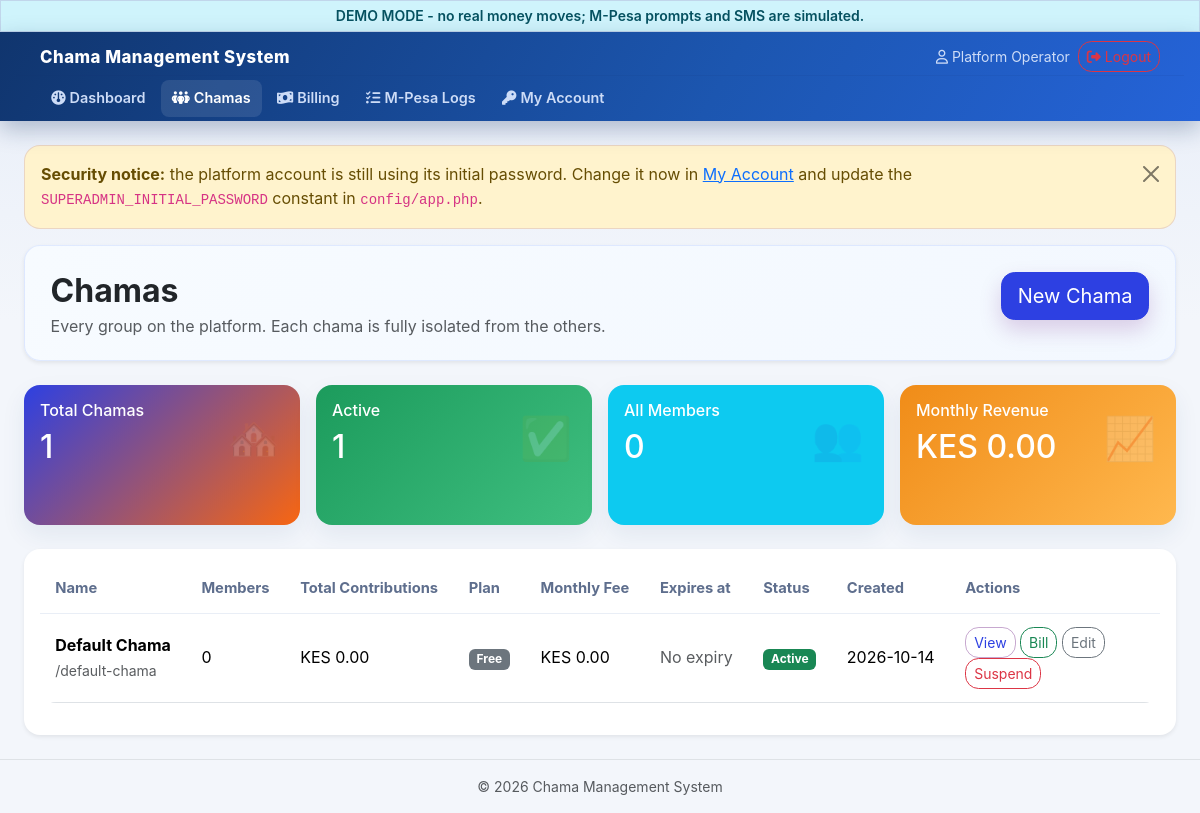
Page /chamas/index.php (signed in) on the committed database.
### tables this page shows
CREATE TABLE chamas (
    id INT UNSIGNED NOT NULL AUTO_INCREMENT,
    name VARCHAR(150) NOT NULL,
    slug VARCHAR(180) NOT NULL,
    phone VARCHAR(30) NOT NULL DEFAULT '',
    billing_phone VARCHAR(30) NOT NULL DEFAULT '' COMMENT 'M-Pesa number billed for the subscription',
    email VARCHAR(150) NOT NULL DEFAULT '',
    plan ENUM('free','pro') NOT NULL DEFAULT 'free',
    monthly_fee DECIMAL(10,2) NOT NULL DEFAULT 0 COMMENT 'what the CHAMA pays the platform',
    monthly_dues DECIMAL(10,2) NOT NULL DEFAULT 0 COMMENT 'what each MEMBER pays the chama per month',
    sms_enabled TINYINT(1) NOT NULL DEFAULT 0 COMMENT 'monthly dues reminders on/off',
    sms_receipts TINYINT(1) NOT NULL DEFAULT 1 COMMENT 'send confirmation SMS when money lands',
    sms_reminder_day TINYINT UNSIGNED NOT NULL DEFAULT 5 COMMENT 'day of month for the reminder, 1-28',
    sms_last_reminder DATE NULL COMMENT 'last day a reminder batch was sent',
    pay_shortcode VARCHAR(20) NOT NULL DEFAULT '' COMMENT 'group OWN Paybill/Till for member money',
    pay_passkey VARCHAR(120) NOT NULL DEFAULT '' COMMENT 'Daraja passkey for the group shortcode',
    pay_verified TINYINT(1) NOT NULL DEFAULT 0 COMMENT 'operator confirmed route ownership',
    pay_verified_at DATETIME NULL,
    welfare_threshold DECIMAL(12,2) NOT NULL DEFAULT 0 COMMENT 'payouts at/above this need a second approver; 0 = off',
    sms_balance INT NOT NULL DEFAULT 0 COMMENT 'prepaid SMS units',
    is_pilot TINYINT(1) NOT NULL DEFAULT 0 COMMENT 'on a free trial window',
    tier VARCHAR(20) NOT NULL DEFAULT 'standard' COMMENT 'pricing tier key',
    setup_fee DECIMAL(10,2) NOT NULL DEFAULT 0 COMMENT 'one-off onboarding fee quoted',
    setup_fee_paid TINYINT(1) NOT NULL DEFAULT 0,
    plan_expires_at DATE NULL COMMENT 'NULL = never expires',
    status ENUM('active','suspended') NOT NULL DEFAULT 'active',
    suspension_reason VARCHAR(30) NOT NULL DEFAULT '' COMMENT 'nonpayment | manual | empty',
    started_at DATE NULL,
    notes VARCHAR(255) NOT NULL DEFAULT '',
    created_at TIMESTAMP NOT NULL DEFAULT CURRENT_TIMESTAMP,
    PRIMARY KEY (id),
    UNIQUE KEY uq_chamas_slug (slug)
);

### config/app.php (called while the page is built, shortened)
<?php
function url(string $path = ''): string
{
    return BASE_URL . '/' . ltrim($path, '/');
}
function money($amount): string
{
    return 'KES ' . number_format((float)$amount, 2);
}
function e($value): string
{
    return htmlspecialchars((string)$value, ENT_QUOTES, 'UTF-8');
}

### includes/billing.php (called while the page is built, shortened)
<?php
function subscription_status(array $chama): array
{
    $expiresAt = $chama['plan_expires_at'] ?? null;
    $fee = (float)($chama['monthly_fee'] ?? 0);
    $plan = $chama['plan'] ?? 'free';
    if ($plan === 'free' && $fee <= 0 && empty($expiresAt)) {
        return ['state' => 'unlimited', 'label' => 'Free plan (no expiry)', 'class' => 'secondary', 'days_left' => null, 'expires_at' => null];
    }
    $today = new DateTimeImmutable(date('Y-m-d'));
    $expiry = new DateTimeImmutable(date('Y-m-d', strtotime((string)$expiresAt)));
    $daysLeft = (int)$today->diff($expiry)->format('%r%a');
    return ['state' => 'active', 'label' => 'Active - ' . $daysLeft . ' days left', 'class' => 'success', 'days_left' => $daysLeft, 'expires_at' => $expiresAt];
}

### chamas/index.php (the view, shortened to what this page needs)
<?php
require_once __DIR__ . '/../includes/header.php';
$totalChamas = (int)$pdo->query('SELECT COUNT(*) FROM chamas')->fetchColumn();
$activeChamas = (int)$pdo->query("SELECT COUNT(*) FROM chamas WHERE status = 'active'")->fetchColumn();
$totalMembers = (int)$pdo->query('SELECT COUNT(*) FROM members')->fetchColumn();
$platformRevenue = (float)$pdo->query("SELECT COALESCE(SUM(monthly_fee),0) FROM chamas WHERE monthly_fee > 0")->fetchColumn();
$chamas = $pdo->query("
    SELECT c.*,
        (SELECT COUNT(*) FROM members m WHERE m.chama_id = c.id) AS member_count,
        (SELECT COALESCE(SUM(amount),0) FROM contributions ct WHERE ct.chama_id = c.id) AS total_contributions
    FROM chamas c ORDER BY c.id DESC
")->fetchAll();
?>
<div class="card hero-card shadow-sm mb-4">
    <div class="card-body d-flex flex-column flex-md-row justify-content-between align-items-start gap-3">
        <div>
            <h2 class="fw-bold mb-1">Chamas</h2>
            <div class="text-muted">Every group on the platform. Each chama is fully isolated from the others.</div>
        </div>
        <a href="<?= url('chamas/create.php') ?>" class="btn btn-primary btn-lg">New Chama</a>
    </div>
</div>
<div class="row row-cols-1 row-cols-md-4 g-3 mb-4">
    <div class="col"><div class="card stat-card bg-primary"><div class="card-body"><div class="icon">🏘️</div><h6 class="mb-2">Total Chamas</h6><h2><?= e($totalChamas) ?></h2></div></div></div>
    <div class="col"><div class="card stat-card bg-success"><div class="card-body"><div class="icon">✅</div><h6 class="mb-2">Active</h6><h2><?= e($activeChamas) ?></h2></div></div></div>
    <div class="col"><div class="card stat-card bg-info"><div class="card-body"><div class="icon">👥</div><h6 class="mb-2">All Members</h6><h2><?= e($totalMembers) ?></h2></div></div></div>
    <div class="col"><div class="card stat-card bg-warning"><div class="card-body"><div class="icon">📈</div><h6 class="mb-2">Monthly Revenue</h6><h2><?= money($platformRevenue) ?></h2></div></div></div>
</div>
<div class="card shadow-sm">
    <div class="card-body table-responsive">
        <table class="table table-hover align-middle">
            <thead>
                <tr><th>Name</th><th>Members</th><th>Total Contributions</th><th>Plan</th><th>Monthly Fee</th><th>Expires at</th><th>Status</th><th>Created</th><th width="210">Actions</th></tr>
            </thead>
            <tbody>
            <?php foreach ($chamas as $c): ?>
                <tr>
                    <td><strong><?= e($c['name']) ?></strong><br><small class="text-muted">/<?= e($c['slug']) ?></small></td>
                    <td><?= e($c['member_count']) ?></td>
                    <td><?= money($c['total_contributions']) ?></td>
                    <td><span class="badge bg-<?= $c['plan'] === 'pro' ? 'primary' : 'secondary' ?>"><?= e(ucfirst($c['plan'])) ?></span></td>
                    <td><?= money($c['monthly_fee']) ?></td>
                    <td>
                        <?php $rowSub = subscription_status($c); ?>
                        <?php if ($rowSub['expires_at']): ?>
                            <?= e(date('d M Y', strtotime((string)$rowSub['expires_at']))) ?><br>
                            <span class="badge bg-<?= e($rowSub['class']) ?>"><?= e($rowSub['label']) ?></span>
                        <?php else: ?>
                            <span class="text-muted">No expiry</span>
                        <?php endif; ?>
                    </td>
                    <td><span class="badge bg-<?= $c['status'] === 'active' ? 'success' : 'danger' ?>"><?= e(ucfirst($c['status'])) ?></span></td>
                    <td><?= e(substr((string)$c['created_at'], 0, 10)) ?></td>
                    <td>
                        <a class="btn btn-sm btn-outline-primary" href="<?= url('chamas/view.php?id=' . $c['id']) ?>">View</a>
                        <a class="btn btn-sm btn-outline-success" href="<?= url('billing/pay.php?chama_id=' . $c['id']) ?>">Bill</a>
                        <a class="btn btn-sm btn-outline-secondary" href="<?= url('chamas/edit.php?id=' . $c['id']) ?>">Edit</a>
                        <?php if ($c['status'] === 'active'): ?>
                            <a class="btn btn-sm btn-outline-danger" onclick="return confirm('Suspend this group? Its users will no longer be able to log in.')" href="<?= url('chamas/edit.php?id=' . $c['id'] . '&status=suspended') ?>">Suspend</a>
                        <?php else: ?>
                            <a class="btn btn-sm btn-outline-success" href="<?= url('chamas/edit.php?id=' . $c['id'] . '&status=active') ?>">Activate</a>
                        <?php endif; ?>
                    </td>
                </tr>
            <?php endforeach; ?>
            </tbody>
        </table>
    </div>
</div>

### assets/css/style.css (style rules this page uses)
:root { --bg: #eef4fb; --surface: #ffffff; --surface-alt: #f8fbff; --border: #47e018; --text: #172339; --muted: #c9274f; --primary: #2d40e2; --primary-rgb: 95, 7, 117; --primary-alt: #f86611; --primary-soft: #6563dd; --success: #1c9b5c; --warning: #f08c18; --danger: #db3847; --hero-kicker: #44ff1f; --hero-accent: #ffe08a; --hero-main: #44ff1f; --hero-subtitle: #d7e2ff; --bs-primary: var(--primary); --bs-primary-rgb: var(--primary-rgb); }
body { background: radial-gradient(circle at top left, rgba(var(--primary-rgb), 0.10), transparent 30%), linear-gradient(180deg, var(--primary) 0%, var(--primary) 100%) !important; color: var(--text); font-family: 'Inter', system-ui, -apple-system, BlinkMacSystemFont, 'Segoe UI', sans-serif; line-height: 1.55; min-height: 100vh; }
.card { border: 0; border-radius: 1rem; box-shadow: 0 18px 30px rgba(24, 83, 152, 0.06); }
.hero-card { background: linear-gradient(135deg, #f7fbff 0%, #f3f8ff 100%); border: 1px solid rgba(62, 105, 255, 0.12); }
.hero-card .card-body { padding: 1.6rem 1.6rem 1.3rem; }
.card-body { padding: 1rem 1rem; }
.stat-card { color: #fff; overflow: hidden; position: relative; min-height: 140px; }
.stat-card .icon { font-size: 42px; opacity: .18; position: absolute; right: 20px; top: 20px; }
.stat-card.bg-primary { background: linear-gradient(135deg, var(--primary), var(--primary-alt)); }
.stat-card.bg-success { background: linear-gradient(135deg, #1c9b5c, #3fbf80); }
.stat-card.bg-warning { background: linear-gradient(135deg, #f08c18, #ffb84e); }
.table { background: var(--surface); border-radius: 1rem; overflow: hidden; }
.table th, .table td { vertical-align: middle; padding: 0.8rem 0.95rem; }
.table thead th { color: #5e6e8d; border-bottom: 1px solid #e9eef6; font-size: 0.92rem; }
.table tbody tr { transition: background-color 0.2s ease; }
.badge { font-weight: 700; text-transform: none; }
.btn { border-radius: 0.85rem; transition: transform 0.15s ease, box-shadow 0.15s ease, background-color 0.15s ease; }
.btn-primary { --bs-btn-bg: var(--primary); --bs-btn-border-color: var(--primary); --bs-btn-hover-bg: var(--primary-alt); --bs-btn-hover-border-color: var(--primary-alt); --bs-btn-active-bg: var(--primary-alt); --bs-btn-active-border-color: var(--primary-alt); box-shadow: 0 10px 22px rgba(var(--primary-rgb), 0.18); }
.btn-outline-primary { --bs-btn-color: var(--primary); --bs-btn-border-color: rgba(var(--primary-rgb), 0.35); --bs-btn-hover-bg: var(--primary); --bs-btn-hover-border-color: var(--primary); --bs-btn-active-bg: var(--primary); --bs-btn-active-border-color: var(--primary); border-color: rgba(var(--primary-rgb), 0.35); color: var(--primary); }
main .card, main .container-fluid, main .row > [class*="col-"] { min-width: 0; }
body.app-page { background: linear-gradient(180deg, #e7edf8 0%, #f3f6fb 320px, #f3f6fb 100%) !important; color: var(--text); }
body.app-page .card { box-shadow: 0 10px 24px rgba(24, 62, 120, 0.08); }

### rows in the picture
chamas: name "Default Chama", slug "default-chama", member_count "0", total_contributions "KES 0.00", plan "Free", monthly_fee "KES 0.00", status "Active", created_at "2026-10-14"

### other values in the picture
$brandName "Chama Management System"
$user['name'] "Platform Operator"
$totalChamas "1"
$activeChamas "1"
$totalMembers "0"
money($platformRevenue) "KES 0.00"
APP_NAME "Chama Management System"
